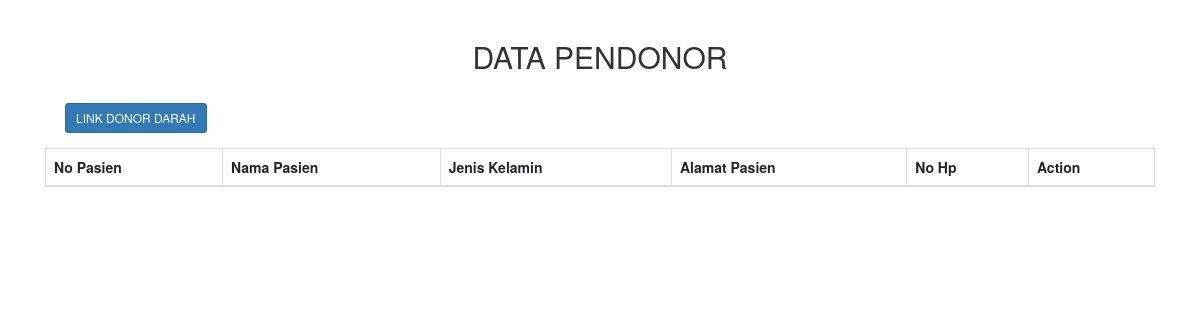
The page /darah/ on the database as committed earlier.
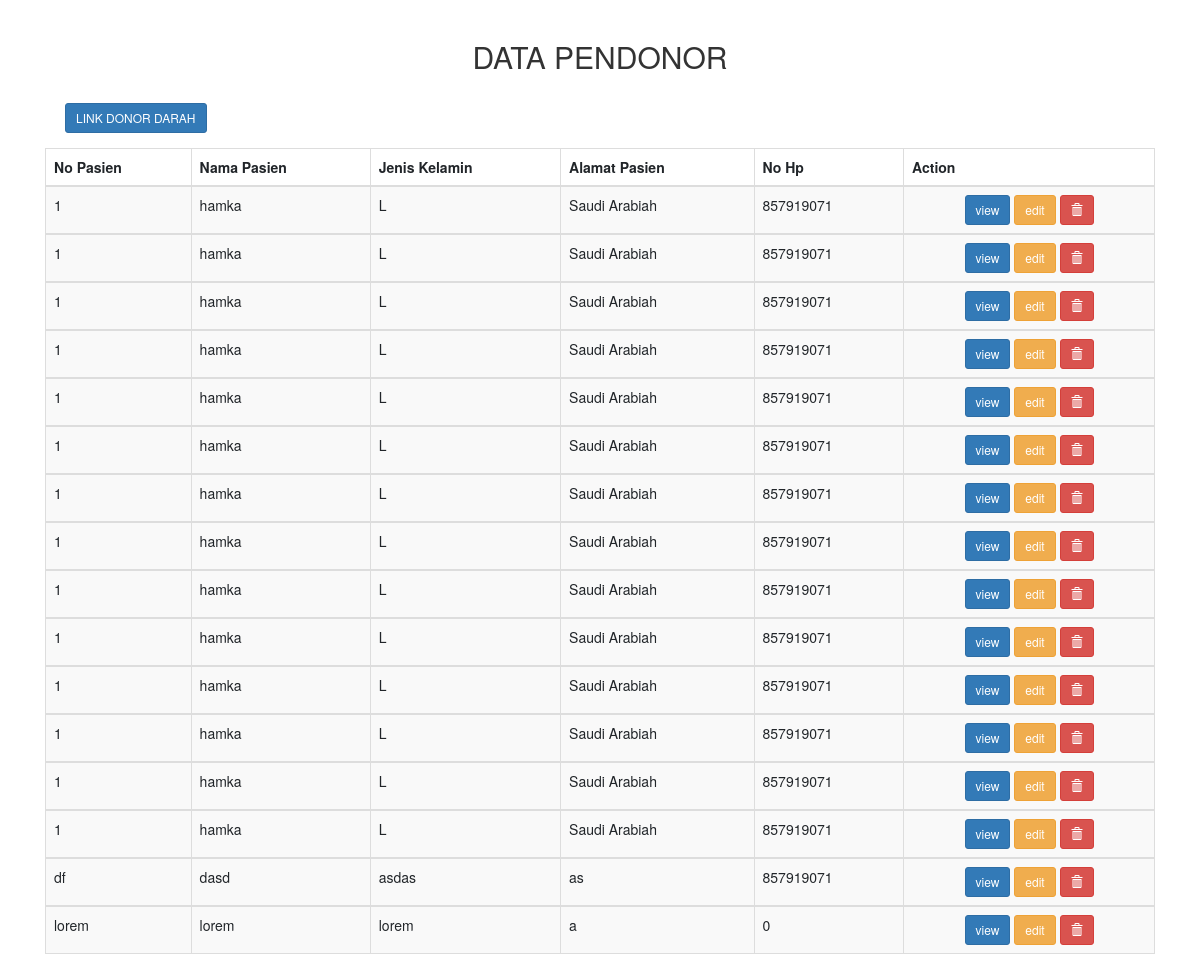
The same page on the database as committed later.
### darah/models.py (models this page shows, shortened)
class Pasien(models.Model):
    no_pasien = models.CharField(max_length =10, null=True,blank=False)
    nama_pasien = models.CharField(max_length=240, null=True,blank=False)
    jenis_kelamin = models.CharField(max_length=6, null=True,blank=False)
    alamat_pasien = models.CharField(max_length=100, null=True,blank=False)
    no_hp = models.IntegerField(null=True,blank=False)

### darah/views.py (the view)
# urls.py: path('',views.index, name='list-darah'),
def index(req):
    task = models.Pasien.objects.all()
    return render(req, 'darah/index.html',
    { 'data' : task,}
    )

### darah/templates/darah/index.html (shortened to what this page needs)
<!DOCTYPE html>
<html lang="en">
  <head>
    <link rel="stylesheet" href="https://cdn.jsdelivr.net/npm/bootstrap@4.5.3/dist/css/bootstrap.min.css"
>
    <link rel="stylesheet" type="text/css" href="https://maxcdn.bootstrapcdn.com/bootstrap/3.3.7/css/bootstrap.min.css">
    <link rel="stylesheet" type="text/css" href="https://cdn.datatables.net/1.10.16/css/dataTables.bootstrap4.min.css">
  </head>
    <div class="container" style="margin-top: 20px">
      <div class="row">
        <div class="col-md-12">
          <h2 style="text-align: center;margin-bottom: 30px">DATA PENDONOR</h2>
          <table id="table_id" class="table table-striped table-bordered" cellspacing="0" width="100%">
            <a style="margin-left: 20px; margin-bottom: 15px;" class="btn btn-sm btn-primary" href="{% url 'tambah' %}">LINK DONOR DARAH</a>
            <thead>
              <tr>
                <th>No Pasien</th>
                <th>Nama Pasien</th>
                <th>Jenis Kelamin</th>
                <th>Alamat Pasien</th>
                <th>No Hp</th>
                <th>Action</th>
              </tr>
            </thead>
            <tbody>
              {% for d in data %}
              <tr>
                <td>{{d.no_pasien}}</td>
                <td>{{d.nama_pasien}}</td>
                <td>{{d.jenis_kelamin}}</td>
                <td>{{d.alamat_pasien}}</td>
                <td>{{d.no_hp}}</td>
                <td style="text-align: center;">
                  <a class="btn btn-sm btn-primary" href="/darah{{d.id}}/">view</a>
                  <a class="btn btn-sm btn-warning" href="/darah{{d.id}}/edit">edit</a>
                  <a class="btn btn-sm btn-danger" href="/darah{{d.id}}/hapus"><i
                      class="glyphicon glyphicon-trash"></i></a>
                </td>
              </tr>
            </tbody>
            {% endfor %}
          </table>
        </div>
      </div>
    </div>
  </body>
  </html>

Rows that differ between the two databases and show on the page:
added Pasien: no_pasien "1", nama_pasien "hamka", jenis_kelamin "L", alamat_pasien "Saudi Arabiah", no_hp "857919071"
added Pasien: no_pasien "1", nama_pasien "hamka", jenis_kelamin "L", alamat_pasien "Saudi Arabiah", no_hp "857919071"
added Pasien: no_pasien "1", nama_pasien "hamka", jenis_kelamin "L", alamat_pasien "Saudi Arabiah", no_hp "857919071"
added Pasien: no_pasien "1", nama_pasien "hamka", jenis_kelamin "L", alamat_pasien "Saudi Arabiah", no_hp "857919071"
added Pasien: no_pasien "1", nama_pasien "hamka", jenis_kelamin "L", alamat_pasien "Saudi Arabiah", no_hp "857919071"
added Pasien: no_pasien "1", nama_pasien "hamka", jenis_kelamin "L", alamat_pasien "Saudi Arabiah", no_hp "857919071"
added Pasien: no_pasien "1", nama_pasien "hamka", jenis_kelamin "L", alamat_pasien "Saudi Arabiah", no_hp "857919071"
added Pasien: no_pasien "1", nama_pasien "hamka", jenis_kelamin "L", alamat_pasien "Saudi Arabiah", no_hp "857919071"
added Pasien: no_pasien "1", nama_pasien "hamka", jenis_kelamin "L", alamat_pasien "Saudi Arabiah", no_hp "857919071"
added Pasien: no_pasien "1", nama_pasien "hamka", jenis_kelamin "L", alamat_pasien "Saudi Arabiah", no_hp "857919071"
added Pasien: no_pasien "1", nama_pasien "hamka", jenis_kelamin "L", alamat_pasien "Saudi Arabiah", no_hp "857919071"
added Pasien: no_pasien "1", nama_pasien "hamka", jenis_kelamin "L", alamat_pasien "Saudi Arabiah", no_hp "857919071"
added Pasien: no_pasien "1", nama_pasien "hamka", jenis_kelamin "L", alamat_pasien "Saudi Arabiah", no_hp "857919071"
added Pasien: no_pasien "1", nama_pasien "hamka", jenis_kelamin "L", alamat_pasien "Saudi Arabiah", no_hp "857919071"
added Pasien: no_pasien "df", nama_pasien "dasd", jenis_kelamin "asdas", alamat_pasien "as", no_hp "857919071"
added Pasien: no_pasien "lorem", nama_pasien "lorem", jenis_kelamin "lorem", alamat_pasien "a", no_hp "0"
